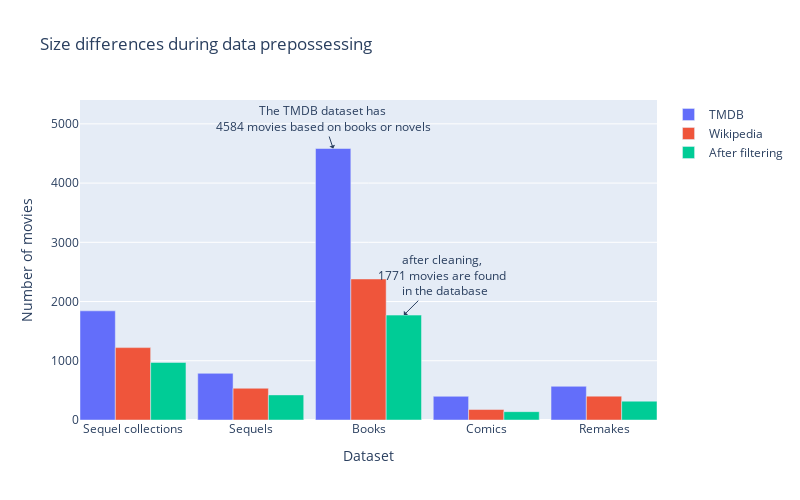

Notebook code cell kept with this figure:
### Markdown cell above
Then the following cell visualizes the size differences between datasets during the preprocessing steps using the display_data_cleaning_graph function. The function takes a MovieFrames object and calculates the number of movies at three stages:

- The original data loaded from TMDb.
- After matching the TMDb data with the Wikipedia data.
- After filtering out movies with mismatched release years.

These sizes are passed to the create_graph function, which generates a bar graph showing the changes in dataset sizes for five categories: sequel collections, sequels, books, comics, and remakes. The graph highlights how the preprocessing steps affect the number of movies in each category.

### Code cell
## Size differencesKingdom Hospital
from src.models.movie_data_cleaner import display_data_cleaning_graph
fig = display_data_cleaning_graph(movie_frames_old)

fig.write_html("results/data_cleaning_graph.html")
fig

### Figure 1 — Plotly figure (JSON) as saved in the notebook; plotly's stock layout.template omitted (floating-point values rounded to 4 significant figures)
{"data": [{"name": "TMDB", "width": 0.3, "x": [0, 1, 2, 3, 4], "y": [1843, 788, 4584, 400, 569], "type": "bar"}, {"name": "Wikipedia", "width": 0.3, "x": [0.3, 1.3, 2.3, 3.3, 4.3], "y": [1222, 536, 2381, 177, 403], "type": "bar"}, {"name": "After filtering", "width": 0.3, "x": [0.6, 1.6, 2.6, 3.6, 4.6], "y": [972, 424, 1771, 141, 318], "type": "bar"}], "layout": {"annotations": [{"arrowhead": 1, "showarrow": true, "text": "The TMDB dataset has <br>4584 movies based on books or novels", "x": 2, "y": 4584}, {"arrowhead": 1, "ax": 40, "ay": -40, "showarrow": true, "text": "after cleaning, <br>1771 movies are found <br> in the database", "x": 2.6, "y": 1771}], "xaxis": {"tickvals": [0.3, 1.3, 2.3, 3.3, 4.3], "ticktext": ["Sequel\ncollections", "Sequels", "Books", "Comics", "Remakes"], "title": {"text": "Dataset"}}, "title": {"text": "Size differences during data prepossessing"}, "yaxis": {"title": {"text": "Number of movies"}}, "barmode": "group", "width": 800, "height": 500}}
